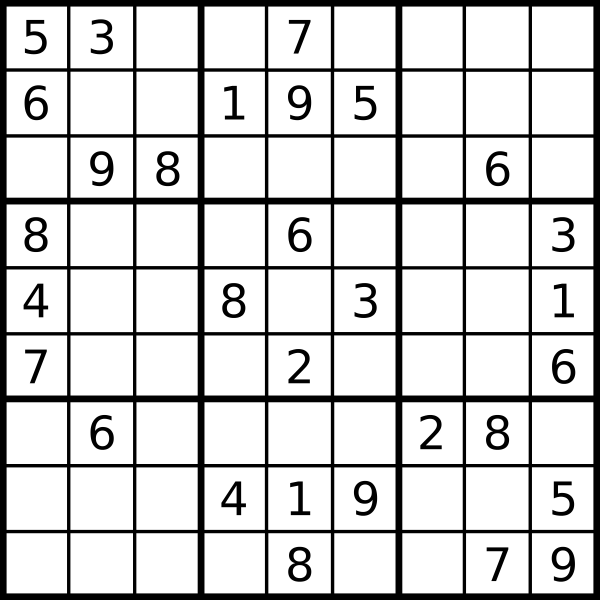
%> input picture sudokus/1.png, 1200 x 1200 px (shown at 1/2 size)
$ octave main.m   (GNU Octave 9; MATLAB toolbox functions it lacks are replaced by stand-ins)
%> lines starting %> are read from the running program, lines starting %| are printed output that depends on the picture; in (x1, y1, x2, y2) boxes, pixels count from 0 and x2, y2 are one past the last pixel; in counts of white or black regions, pixels touching at a corner belong together; the program's own positions count from 1
%> further down, I is the input picture: size 1200x1200x3 uint8; min 0, max 255, mean 209.8
### procesadoSudoku.m
%% Procesado de la imagen.

Igray = rgb2gray(I); % Pasamos la imagen original a escala de grises
imshow(Igray);

Igray = histeq(Igray);

%%
% La imagen en escala de grises se binariza usando un threshold de 0.7
level = adaptthresh(Igray,0.78);
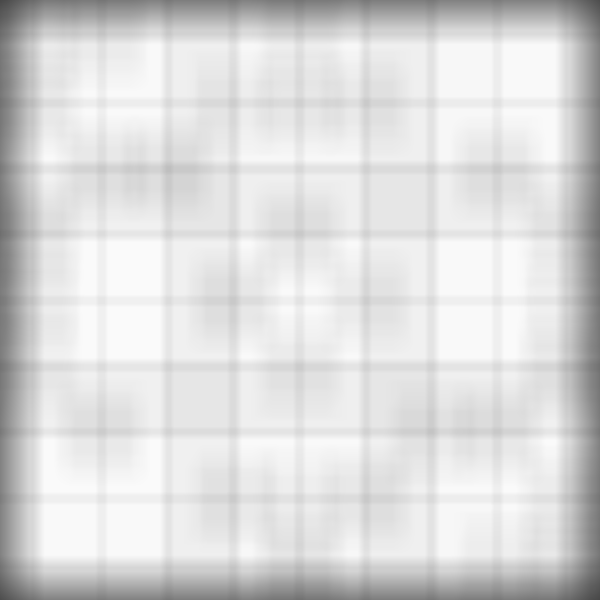
%> level: size 1200x1200 double (shown at 1/2 size); min 0.281, max 0.983, mean 0.857
I2 = imbinarize(Igray,level);
%> I2: size 1200x1200 logical; 80.8% white; 31 black regions, largest, box (x1, y1, x2, y2) and area: (0, 0, 1200, 1200) 232199, (312, 302, 359, 373) 1800, (576, 1093, 623, 1164) 1793
% Se eliminan posibles puntos de ruido.
I2 = bwareaopen(~I2,1500);
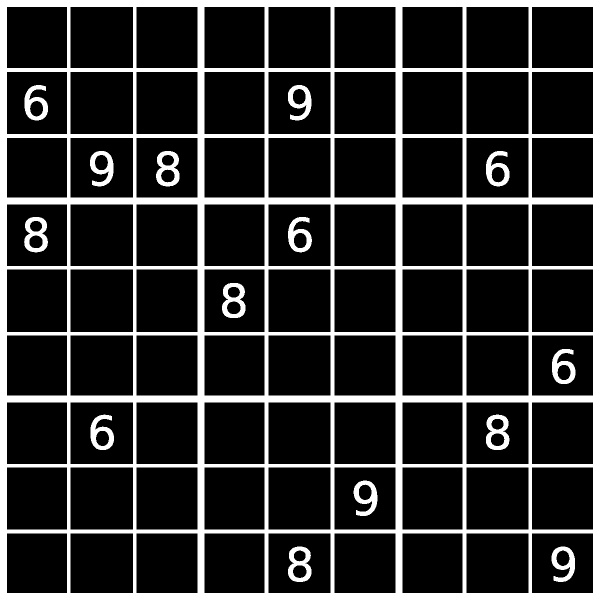
%> I2: size 1200x1200 logical (shown at 1/2 size); 17.8% white; 15 white regions, largest, box (x1, y1, x2, y2) and area: (0, 0, 1200, 1200) 232199, (312, 302, 359, 373) 1800, (576, 1093, 623, 1164) 1793
I2=~I2; %Generamos la imagen complementaria.
%> I2: size 1200x1200 logical; 82.2% white; 15 black regions
figure();
imshow(I2)

%% Enderezado del sudoku
% Buscamos las diferentes regiones de la imagen
propiedades = regionprops(~I2,'Perimeter','BoundingBox','ConvexImage','FilledArea');
%> propiedades = 15 regions; largest, box (x1, y1, x2, y2), FilledArea and Perimeter: (0, 0, 1200, 1200) 1440000 4699.7, (48, 434, 96, 505) 2734 214.2, (576, 434, 624, 505) 2282 255.6, (707, 961, 755, 1032) 2284 254.7, (49, 170, 96, 241) 2283 257.1
% Se busca la region de mayor area cuya forma se asemeje a la de un
% cuadrado, pudiendo diferir el tamaño de sus lados en hasta un 25
% porciento
k=1;
mayorPerimetro = propiedades(1).FilledArea;
%> mayorPerimetro = 1440000
for i=2:length(propiedades)
    if(propiedades(i).FilledArea > mayorPerimetro && abs(propiedades(i).BoundingBox(3)-propiedades(i).BoundingBox(4))<0.25*max(propiedades(i).BoundingBox(3),propiedades(i).BoundingBox(4)))
      k=i;
      mayorPerimetro=propiedades(i).FilledArea;
    end
    rectangle('Position',propiedades(i).BoundingBox,'LineWidth',3,'EdgeColor','y');
end
%> this loop made 14 passes
%> after the loop, k = 1

hold on
rectangle('Position',propiedades(k).BoundingBox,'LineWidth',3,'EdgeColor','r');
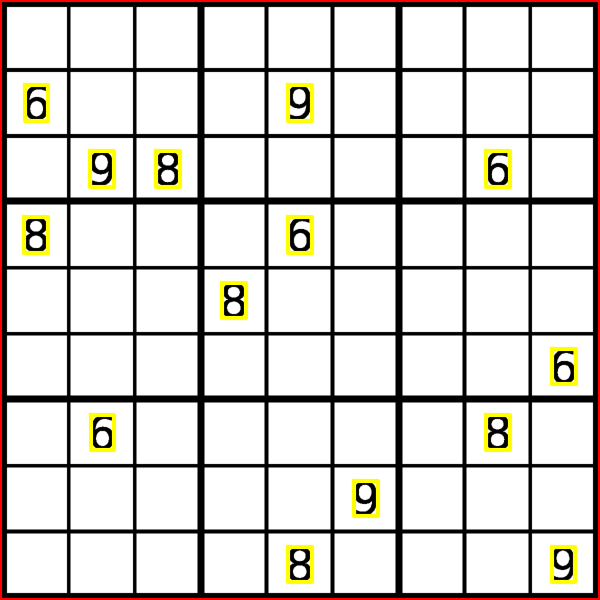
%> figure redrawn from the program's plot data; shown at 1/2 size
I2=imcrop(I2,propiedades(k).BoundingBox); % Recortamos la region que se ha obtenido anteriormente.

boundingBox = propiedades(k).BoundingBox; % Guardamos el tamaño de la boundingBox para ser usada mas adelante
%> boundingBox = [0.5 0.5 1200 1200]

% [8 lines of commented-out code are left out]
IConvex = propiedades(k).ConvexImage;
%> IConvex: size 1200x1200 logical; every value is 1
% Buscamos las esquinas del sudoku
[y,x] = find(IConvex);
%> y = 1440000 values from 1 to 1200; x = 1440000 values from 1 to 1200
[~,loc] = min(y+x);
%> loc = 1
C = [x(loc),y(loc)];
%> C = [1 1]
[~,loc] = min(y-x);
%> loc = 1438801
C(2,:) = [x(loc),y(loc)];
[~,loc] = max(y+x);
%> loc = 1440000
C(3,:) = [x(loc),y(loc)];
[~,loc] = max(y-x);
%> loc = 1200
C(4,:) = [x(loc),y(loc)];

figure();
imshow(I2); hold on
plot(C([1:4 1],1),C([1:4 1],2),'r','linewidth',3); % Mostramos el cuadrilatero que se ha generado.
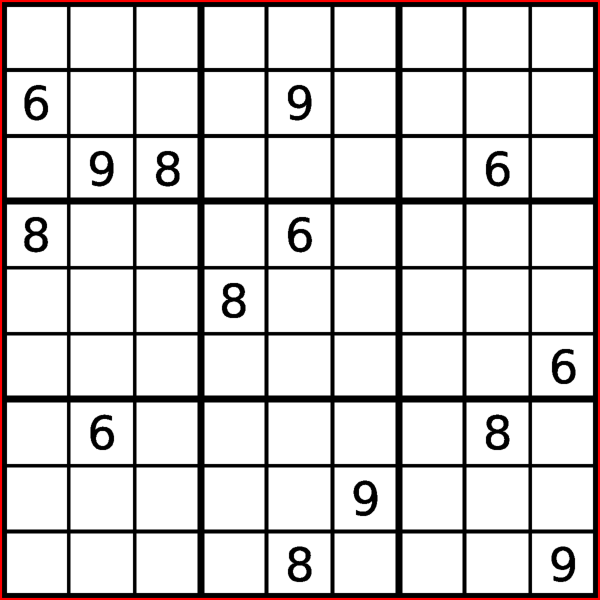
%> figure redrawn from the program's plot data; shown at 1/2 size

% I3=propiedades(k).Image;

fixedPoints = [1 1;size(I2,2), 1;size(I2,2) size(I2,1); 1  size(I2,1)];
%> fixedPoints = [1 1; 1200 1; 1200 1200; 1 1200]
% Creamos una matriz de transformacion que nos enderece la imagen.
tform = fitgeotrans(C,fixedPoints,'projective');
%> tform = transform with T = [1 0 0; 0 1 0; 0 0 1]
sudoku=imwarp(~I2,tform); % Transformamos la imagen.

% Tambien guardamos la matriz de transformacion inversa.
tforminversa = fitgeotrans(fixedPoints,C,'projective');
%> tforminversa = transform with T = [1 0 0; 0 1 0; 0 0 1]
% prueba = imwarp(~sudoku, tforminversa);
% figure();imshow(prueba);

% Mostramos el nuevo sudoku enderezado.
figure();
propiedades = regionprops(sudoku,'Perimeter','BoundingBox','FilledArea');
% boundingbox2 = propiedades(1).BoundingBox;
k=1;
mayorPerimetro = propiedades(1).FilledArea;
for i=2:length(propiedades)
    if(propiedades(i).FilledArea > mayorPerimetro && abs(propiedades(i).BoundingBox(3)-propiedades(i).BoundingBox(4))<0.25*max(propiedades(i).BoundingBox(3),propiedades(i).BoundingBox(4)))
      k=i;
      mayorPerimetro=propiedades(i).FilledArea;
    end
    rectangle('Position',propiedades(i).BoundingBox,'LineWidth',3,'EdgeColor','y');
end
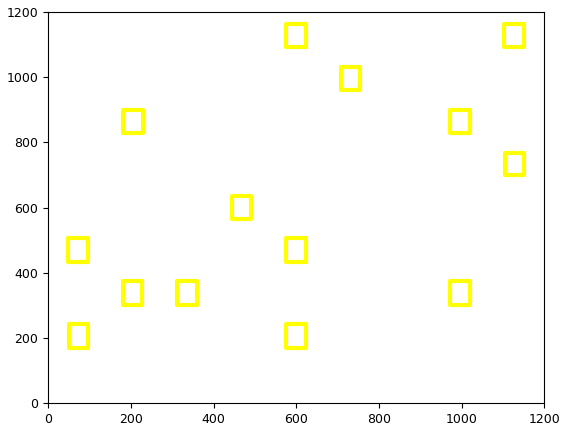
%> figure redrawn from the program's plot data
sudoku = imcrop(~sudoku,propiedades(k).BoundingBox);
imshow(sudoku);

### reconocimiento.m
%% Reconocimiento del Sudoku.

[m,n] = size(sudoku); % Tomamos las dimensiones del sudoku
%> m = 1200; n = 1200
alto = round(n/9);  % La dividimos entre 9 para obtener el alto del sudoku
%> alto = 133
largo = round(m/9); % Igual para la altura
%> largo = 133

% Buscamos todas las regiones dentro del sudoku
propiedades = regionprops(~sudoku,'Centroid','BoundingBox','Area','Perimeter');
%> propiedades = 15 regions; largest, box (x1, y1, x2, y2), Area, Centroid and Perimeter: (0, 0, 1200, 1200) 232199 [601.9 599.3] 4699.7, (312, 302, 359, 373) 1800 [336.2 338.1] 214.3, (576, 1093, 623, 1164) 1793 [600 1129.2] 217.3

% Mostramos el sudoku fuera del Live Script.
f = figure();
set(f,'Visible','on');
imshow(sudoku);hold on;

matriz = zeros(9,9); % Inicializamos la matriz

% Recorremos todas las regiones, exceptuando la primera que es la propia
% del sudoku completo.
for i=2:length(propiedades)
    % Comprobamos si la region es lo suficientemente grande y la comparamos
    % con el largo y el alto de cada casilla del sudoku. De esta forma no
    % se tendran en cuenta areas que sean mayores a una casilla.
    if(propiedades(i).Area > 30 && propiedades(i).BoundingBox(3)<=largo && propiedades(i).BoundingBox(4)<=alto )
    rectangle('Position',propiedades(i).BoundingBox,'LineWidth',3,'EdgeColor','y');
    propiedades(i).BoundingBox(3)=largo/3;
%     imagen = imcrop(sudoku,propiedades(i).BoundingBox);
%     imagen = imcrop(sudoku,[propiedades(i).Centroid-[largo_corte,alto_corte]/2,[largo_corte,alto_corte]]);
    % Recortamos la region y le añadimos ceros a los lados, para dar
    % margen.
    imagen = imcrop(sudoku,propiedades(i).BoundingBox);
    imagen = ~padarray(~imagen,[20,20],'both');
    imagen = imresize(imagen, [128 128]); % Reescalamos la imagen a la de la entrada del clasificador.

    imshow(imagen);pause(0.1);  % Mostramos la imagen que sera reconocida.

%     classify(net,uint8(imagen*255)); % Clasificamos

    % En funcion de la posicion del centroide se identifica la casilla del
    % sudoku donde se encontraba el numero.
    indiceI = ceil(propiedades(i).Centroid(2)/largo);
    indiceJ = ceil(propiedades(i).Centroid(1)/alto);
    % En caso de que haya un error se evita acceder a posiciones invalidas
    % de la matriz
    if(indiceI < 1) indiceI = 1; end
    if(indiceJ < 1) indiceJ = 1; end
    if(indiceI > 9) indiceI = 9; end
    if(indiceJ > 9) indiceJ = 9; end

    % Clasificamos y guardamos en la matriz.
%> the run ends on the next line
    matriz(indiceI,indiceJ) = double(classify(net,uint8(imagen*255)));

    end
end

% [10 lines of commented-out code are left out]

### main.m
clc;clear;close all;
tic
%% Carga de imagen.
I = imread('sudokus/1.png');
imshow(I);

%% Procesado de la imagen
procesadoSudoku;

%% Reconocimiento de la imagen.
load red_entrenada.mat;

reconocimiento;
